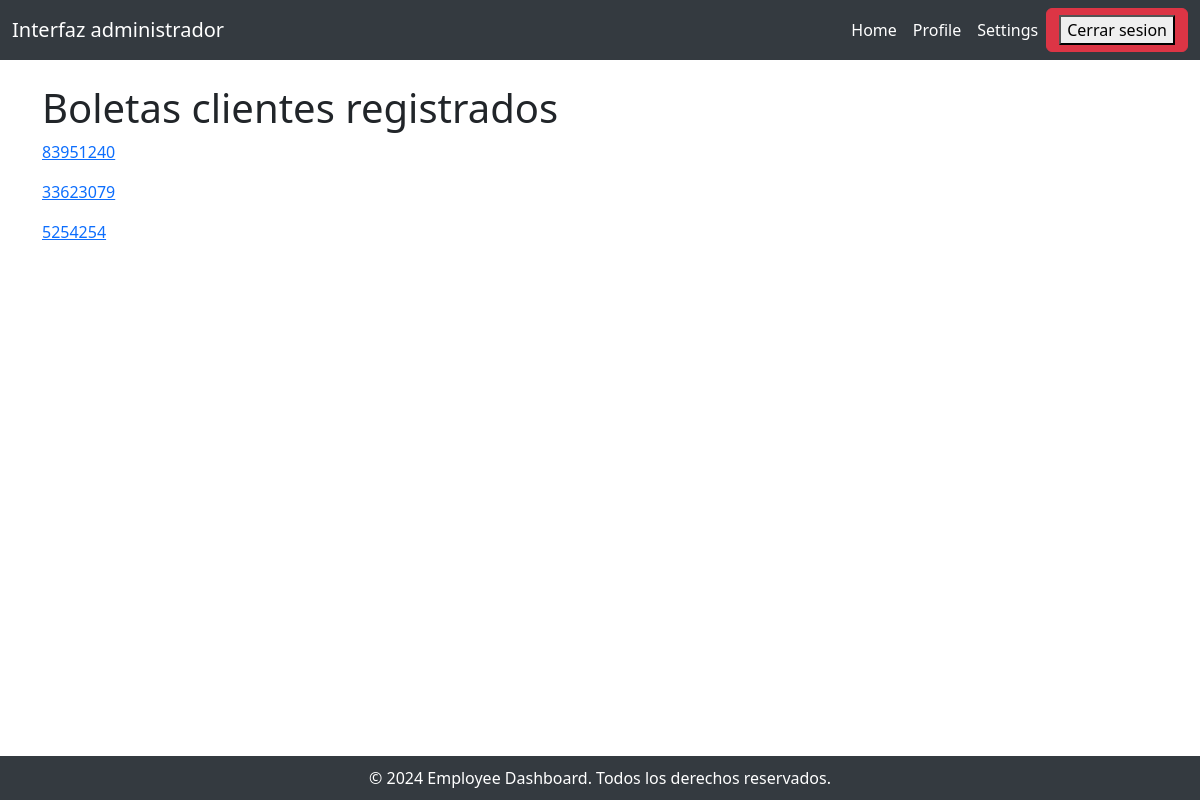
Page /boletas_registrados on the committed database.
### Ferremax/models.py (models this page shows, shortened)
class pedido(models.Model):
    idPedido = models.AutoField(primary_key=True)
    idOrden = models.IntegerField()
    idSesion = models.IntegerField()
    direccionPedido = models.CharField(max_length=50, blank=False, null=False)
    fechaPedido = models.DateField(blank=False, null=False)
    totalPedido = models.IntegerField()
    estadoPedido = models.ForeignKey("estadoPedido", on_delete=models.CASCADE)
    estadoPago = models.ForeignKey("estadoPago", on_delete=models.CASCADE)
    cliente = models.ForeignKey("cliente", on_delete=models.CASCADE)

### Ferremax/views.py (the view)
# urls.py: path("boletas_registrados", boletas_registrados, name="boletas_registrados"),
def boletas_registrados(request):
    ped = pedido.objects.all()
    context = {
        "pedidos" : ped
    }
    return render(request, "core/boletas_registrados.html", context)

### Ferremax/templates/core/boletas_registrados.html (shortened to what this page needs)
<!doctype html>
<html lang="en">
  {%load static%}
<head>
  <link href="{% static '../static/css/Empleados.css' %}" rel="stylesheet" />
  <link href="https://cdn.jsdelivr.net/npm/bootstrap@5.3.2/dist/css/bootstrap.min.css" rel="stylesheet">
</head>
<body>
    <header>
        <nav class="navbar navbar-expand-lg">
            <div class="container-fluid">
                <a class="navbar-brand" href="#">Interfaz administrador</a>
                <div class="collapse navbar-collapse" id="navbarNav">
                    <ul class="navbar-nav ms-auto">
                        <li class="nav-item">
                            <a class="nav-link" href="#">Home</a>
                        </li>
                        <li class="nav-item">
                            <a class="nav-link" href="#">Profile</a>
                        </li>
                        <li class="nav-item">
                            <a class="nav-link" href="#">Settings</a>
                        </li>
                    </ul>
                    <a href="{% url 'logout_empleado' %}" class="btn btn-danger"><Button>Cerrar sesion</Button></a>
                </div>
            </div>
        </nav>
    </header>
    <main>
        <div class="container mt-4">
            <div class="row">
                <h1>Boletas clientes registrados</h1>
                {% for ped  in pedidos %}
                <a href="{% url 'detalle_registrado' pk=ped.idPedido %}"><p>{{ped.idOrden}}</p></a>
                {% endfor %}
            </div>
        </div>
    </main>
    <footer class="footer">
        &copy; 2024 Employee Dashboard. Todos los derechos reservados.
    </footer>
</body>
</html>

### Ferremax/static/css/Empleados.css (style rules this page uses)
body { background-color: #f5f5f5; }
.navbar { background-color: #343a40; }
.navbar-brand, .nav-link, .nav-item { color: white !important; }
.footer { text-align: center; padding: 10px; background-color: #343a40; color: white; position: absolute; bottom: 0; width: 100%; }

### rows in the picture
pedido: idOrden "83951240"
pedido: idOrden "33623079"
pedido: idOrden "5254254"
